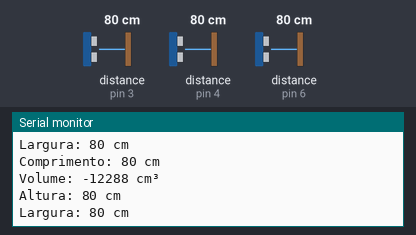
Recording of a sketch running on a simulated Arduino Uno, built with avr-gcc and run on an emulated ATmega328P. Parts: the last lines printed to the serial monitor. Inputs (shaded band) come from the test bench; at power-on: distance to the obstacle (sensors on pin 3, pin 4, pin 6) 80 cm. The echo pulse lasts 58.3 µs per cm.

Above: at 2.8 s.
2.9 s: distance to the obstacle (sensor on pin 3) set to 2 cm
At 3.4 s:
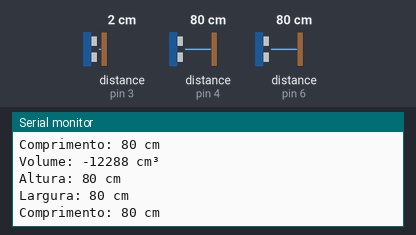
5.6 s: distance to the obstacle (sensor on pin 4) set to 299 cm
At 6.0 s:
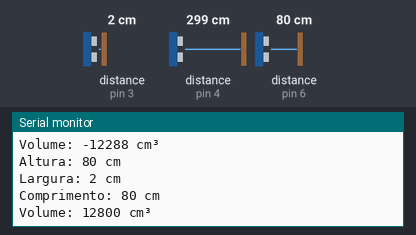
11.6 s: distance to the obstacle (sensor on pin 6) set to 2 cm
At 12.6 s:
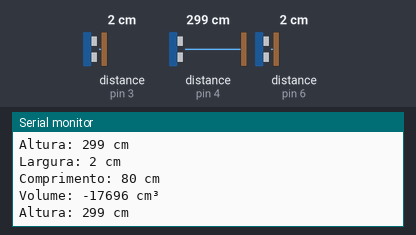
14.3 s: distance to the obstacle (sensor on pin 3) set to 4 cm
At 14.3 s:
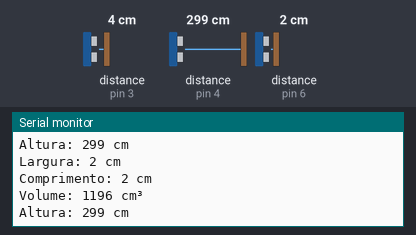
17.0 s: distance to the obstacle (sensor on pin 4) set to 2 cm
At 17.6 s:
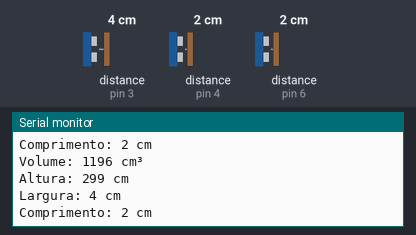
19.7 s: distance to the obstacle (sensor on pin 6) set to 4 cm
At 20.1 s:
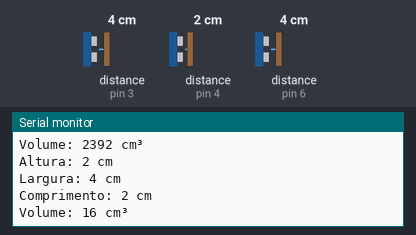
Timing chart, 0 to 22.7 s (numbered marks = the images above; inputs shaded):
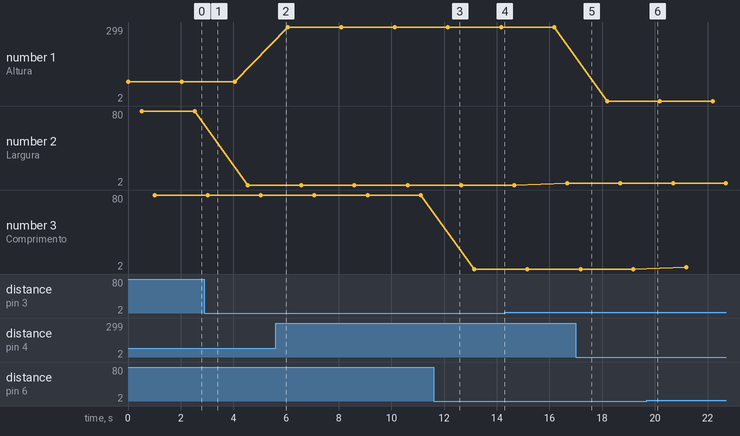

Measured:
- plotted number 1: 80 → 299 after the input at 5.6 s
- plotted number 2: 80 → 2 after the input at 2.9 s, 2 → 4 after the input at 14.3 s

The sketch:

Ultrasonic.ino
```cpp
#include <Ultrasonic.h>

int x=0;
int y=0;
int z=0;
int altura=0;
int comprimento=0;
int largura=0;
int volume=0;


Ultrasonic ultrasonic1(2,3);   // (Trig PIN,Echo PIN)
Ultrasonic ultrasonic2(5,4);  // (Trig PIN,Echo PIN)
Ultrasonic ultrasonic3(7,6);  // (Trig PIN,Echo PIN)


void setup() {
  Serial.begin(9600);
}

void loop() {

  // Obtendo as distâncias em centimetros
  x = ultrasonic1.read(CM);
  y = ultrasonic2.read(CM);
  z = ultrasonic3.read(CM);

  //Colocar distância real da caixa

  altura=y;
  largura=x;
  comprimento=z;

  volume = altura*largura*comprimento;

  Serial.print("Altura: ");
  Serial.print(altura);
  Serial.print(" cm" );
  delay(500);
  Serial.print('\n');
  Serial.print("Largura: ");
  Serial.print(largura);
  Serial.print(" cm" );
  delay(500);
  Serial.print('\n');
  Serial.print("Comprimento: ");
  Serial.print(comprimento);
  Serial.print(" cm" );
  delay(500);
  Serial.print('\n');
  Serial.print("Volume: ");
  Serial.print(volume);
  Serial.print(" cm³" );
  delay(500);
  Serial.print('\n');
}
```
